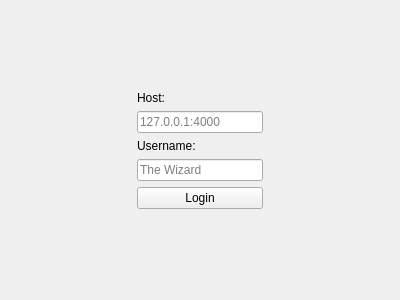
<?xml version="1.0" encoding="UTF-8"?>
<ui version="4.0">
 <class>ClientLoginPageUi</class>
 <widget class="QWidget" name="ClientLoginPageUi">
  <property name="geometry">
   <rect>
    <x>0</x>
    <y>0</y>
    <width>400</width>
    <height>300</height>
   </rect>
  </property>
  <property name="windowTitle">
   <string>Form</string>
  </property>
  <layout class="QGridLayout" name="gridLayout">
   <item row="0" column="1">
    <spacer name="vSpacer0">
     <property name="orientation">
      <enum>Qt::Vertical</enum>
     </property>
     <property name="sizeHint" stdset="0">
      <size>
       <width>20</width>
       <height>40</height>
      </size>
     </property>
    </spacer>
   </item>
   <item row="1" column="1">
    <widget class="QLabel" name="lblHost">
     <property name="text">
      <string>Host:</string>
     </property>
    </widget>
   </item>
   <item row="2" column="1">
    <widget class="QLineEdit" name="inputHost">
     <property name="placeholderText">
      <string>127.0.0.1:4000</string>
     </property>
    </widget>
   </item>
   <item row="2" column="0">
    <spacer name="hSpacer0">
     <property name="orientation">
      <enum>Qt::Horizontal</enum>
     </property>
     <property name="sizeHint" stdset="0">
      <size>
       <width>40</width>
       <height>20</height>
      </size>
     </property>
    </spacer>
   </item>
   <item row="5" column="1">
    <widget class="QPushButton" name="btnLogin">
     <property name="text">
      <string>Login</string>
     </property>
    </widget>
   </item>
   <item row="2" column="2">
    <spacer name="hSpacer1">
     <property name="orientation">
      <enum>Qt::Horizontal</enum>
     </property>
     <property name="sizeHint" stdset="0">
      <size>
       <width>40</width>
       <height>20</height>
      </size>
     </property>
    </spacer>
   </item>
   <item row="3" column="1">
    <widget class="QLabel" name="lblUsername">
     <property name="text">
      <string>Username:</string>
     </property>
    </widget>
   </item>
   <item row="4" column="1">
    <widget class="QLineEdit" name="inputUsername">
     <property name="placeholderText">
      <string>The Wizard</string>
     </property>
    </widget>
   </item>
   <item row="6" column="1">
    <spacer name="vSpacer1">
     <property name="orientation">
      <enum>Qt::Vertical</enum>
     </property>
     <property name="sizeHint" stdset="0">
      <size>
       <width>20</width>
       <height>40</height>
      </size>
     </property>
    </spacer>
   </item>
  </layout>
 </widget>
 <tabstops>
  <tabstop>inputHost</tabstop>
  <tabstop>inputUsername</tabstop>
  <tabstop>btnLogin</tabstop>
 </tabstops>
 <resources/>
 <connections/>
</ui>
